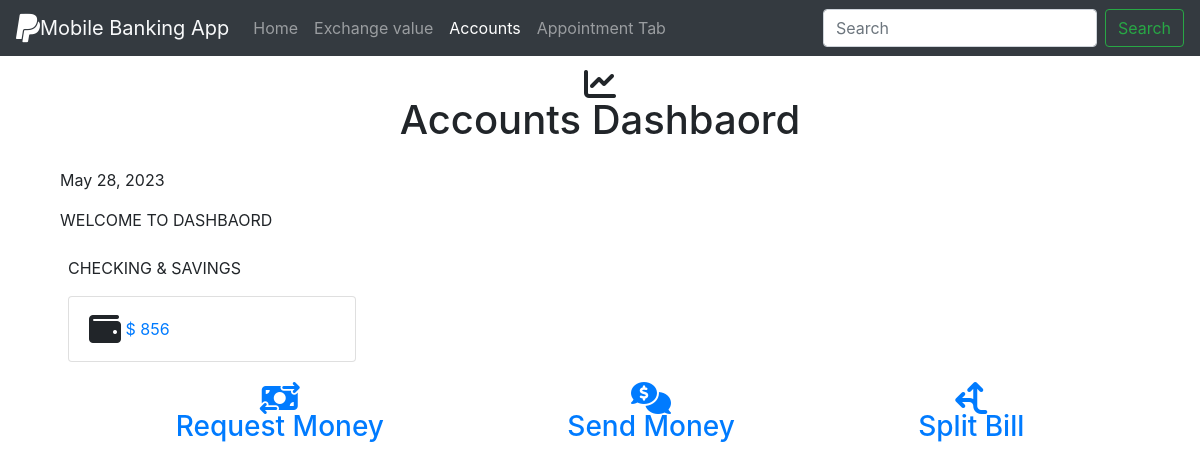
The app's page /stocks/, older data.
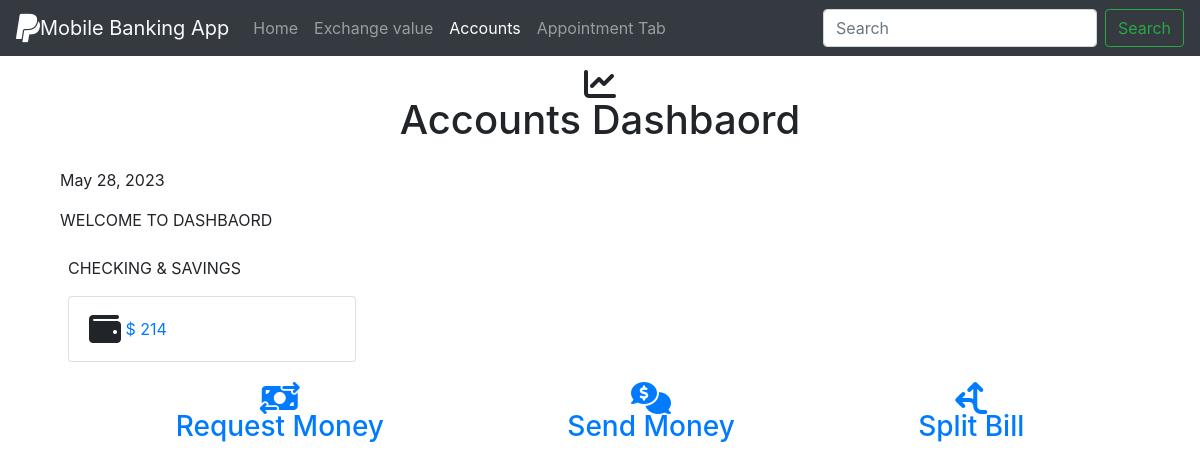
The same page, newer data.
### polls/models.py (models this page shows)
class money(models.Model):
    balance=models.IntegerField()

### polls/views.py (the view)
# urls.py: path("stocks/",views.stock_view,name="stock_view"),
def stock_view(request):
    today=date.today()
    balance_amount=money.objects.all()
    context={
        'date':today,
        'balance_amount':balance_amount[0],
        'request':request,
    }
    return render(request,'polls/Pay.html',context)

### polls/templates/polls/Pay.html
{% include 'polls/navbar.html' %}
<div class="container">
<div class="container-fluid text-center p-3">
    <span>
      <i class="fa-sharp fa-solid fa-chart-line fa-2xl"></i>
      <h1>Accounts Dashbaord</h1>
    </span>
</div>
<div class="container">
    <p>{{date}}</p>
    <p class="text-uppercase">Welcome To Dashbaord</p>
</div>
<div class="container">
<div class="container p-2">
    <p class="text-uppercase">Checking & Savings</p>
    <div class="card" style="width: 18rem;">
        <div class="card-body">
          <i class="fa-solid fa-wallet fa-2xl"></i>
          <a href="{% url 'accountactivity_view' %}" class="card-link">$ {{balance_amount.balance}}</a>
        </div>
      </div>
      <div class="container p-3">
      <nav class="nav nav-pills nav-fill">
          <a class="nav-item nav-link" href="{% url 'request_view' %}"> <i class="fa-solid fa-money-bill-transfer fa-2xl"></i>
          <span><h3>Request Money</h3></span>
          </a>
        <a class="nav-item nav-link" href="{% url 'sendmoney_view' %}"><i class="fa-solid fa-comments-dollar fa-2xl"></i><span><h3>Send Money</h3></span></a>
        <a class="nav-item nav-link" href="{% url 'splitbill_view' %}"><i class="fa-sharp fa-solid fa-arrows-split-up-and-left fa-2xl"></i><span><h3>Split Bill</h3></span></a>
      </nav>
      </div>
</div>
</div>

Row changes from the older to the newer data that the page shows:
changed money: balance "856" → "214"
